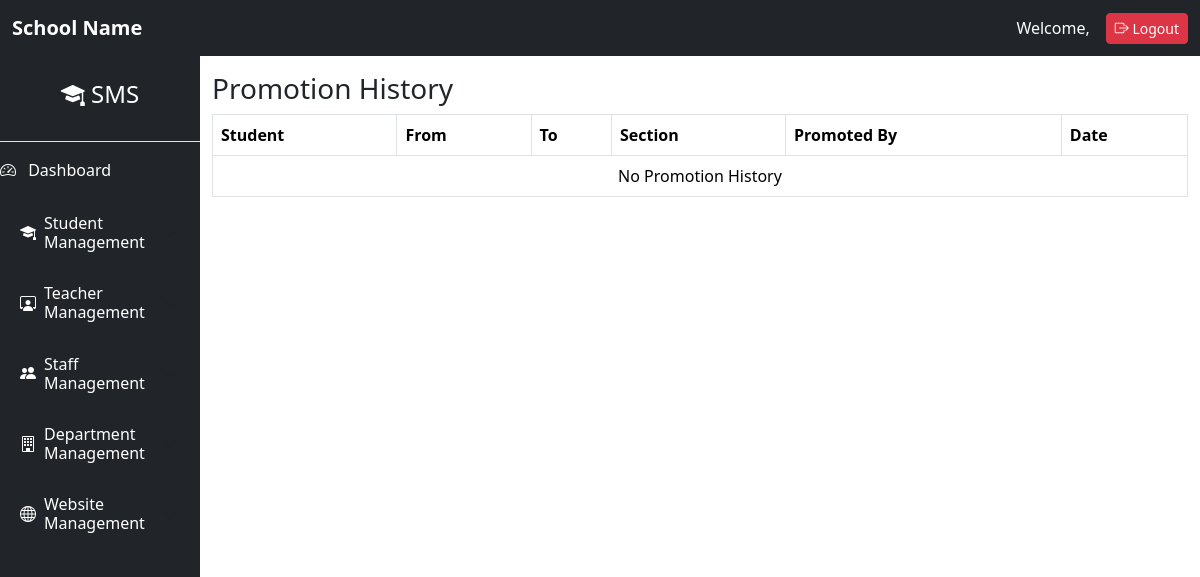
Page /promotion/history/ on the earlier database version.
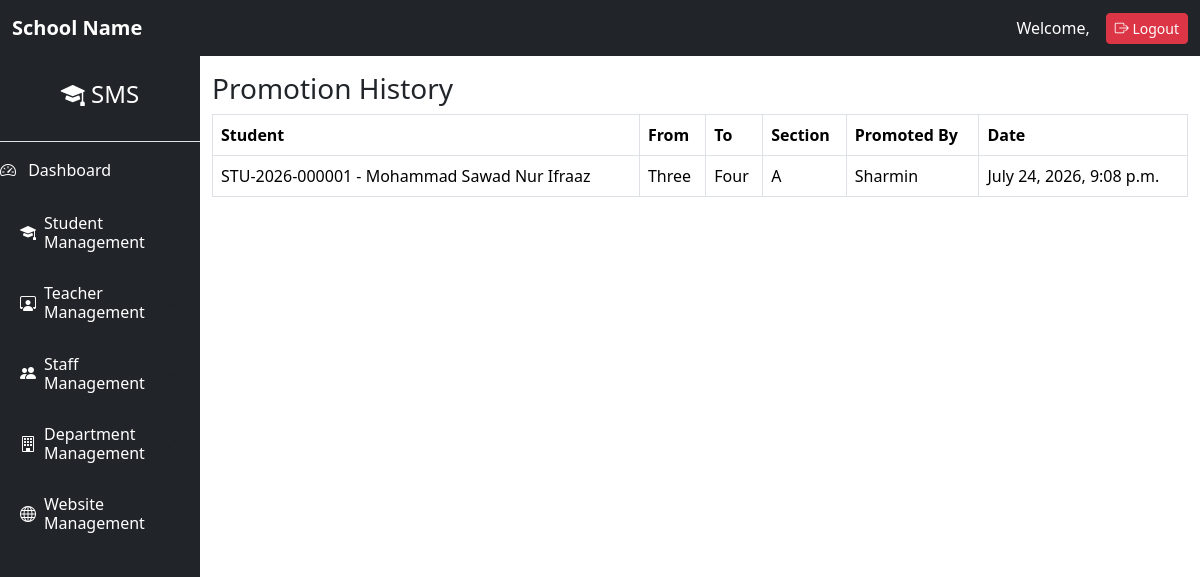
Same page on the later database version.
### promotion/models.py (models this page shows, shortened)
class PromotionHistory(models.Model):
    student = models.ForeignKey(
        Student,
        on_delete=models.CASCADE,
    )
    from_class = models.ForeignKey(
        StudentClass,
        on_delete=models.PROTECT,
        related_name="from_class_promotions",
    )
    to_class = models.ForeignKey(
        StudentClass,
        on_delete=models.PROTECT,
        related_name="to_class_promotions",
    )
    section = models.ForeignKey(
        Section,
        on_delete=models.PROTECT,
    )
    promoted_by = models.ForeignKey(
        settings.AUTH_USER_MODEL,
        on_delete=models.SET_NULL,
        null=True,
    )
    promoted_at = models.DateTimeField(
        auto_now_add=True,
    )

### members/models.py (models this page shows, shortened)
class Student(models.Model):
    GENDER_CHOICES = [
        ('Male', 'Male'),
        ('Female', 'Female'),
        ('Other', 'Other'),
    ]
    RELIGION_CHOICES = [
        ('Islam', 'Islam'),
        ('Hindu', 'Hindu'),
        ('Buddhist', 'Buddhist'),
        ('Christian', 'Christian'),
        ('Other', 'Other'),
    ]
    created_by = models.ForeignKey(
    settings.AUTH_USER_MODEL,
    on_delete=models.SET_NULL,
    null=True,
    blank=True,
    )
    name = models.CharField(max_length=100)
    roll = models.PositiveIntegerField(
    blank=True,
    null=True,
    )
    registration_no = models.CharField(
    max_length=30,
    unique=True,
    blank=True,
    )
    student_id = models.CharField(
    max_length=20,
    unique=True,
    blank=True,
    editable=False,
    )
    session = models.ForeignKey(
    Session,
    on_delete=models.PROTECT,
    )
    student_class = models.ForeignKey(
    StudentClass,
    on_delete=models.PROTECT,
    )
    section = models.ForeignKey(
    Section,
    on_delete=models.PROTECT,
    )
    department = models.ForeignKey(
    Department,
    on_delete=models.PROTECT
    )
    email = models.EmailField(
    blank=True,
    null=True,
    )
    phone = models.CharField(max_length=11,
                             validators=[RegexValidator(regex=r'^01[3-9]\d{8}$',
                             message='Enter a valid Bangladeshi phone number.'
                              )
                              ]
                              )
    present_address = models.TextField()
    permanent_address = models.TextField()
    father_name = models.CharField(max_length=150)
    mother_name = models.CharField(max_length=150)
    dob = models.DateField()
    religion = models.CharField(
        max_length=20,
        choices=RELIGION_CHOICES
    )
    gender = models.CharField(
        max_length=10,
        choices=GENDER_CHOICES
    )
    blood_group = models.ForeignKey(
        BloodGroup,
        on_delete=models.PROTECT,
        null=True,
     blank=True,
    )
    nationality = models.CharField(
        max_length=50,
        default="Bangladeshi",
    )
    photo = models.ImageField(
        upload_to='student_images/',
        blank=True,
        null=True
    )
    previous_school = models.CharField(
    max_length=200,
    blank=True,
    )
    guardian_name = models.CharField(
    max_length=150,
    )
    guardian_phone = models.CharField(
    max_length=11,
    validators=[
        RegexValidator(
            regex=r"^01[3-9]\d{8}$",
            message="Enter a valid Bangladeshi phone number."
        )
        ]
    )
    guardian_occupation = models.CharField(
    max_length=100,
    blank=True,
    )
    created_at = models.DateTimeField(
    auto_now_add=True,
    )
    updated_at = models.DateTimeField(
    auto_now=True,
    )
    class Meta:
        constraints = [
            models.UniqueConstraint(
            fields=[
                "session",
                "student_class",
                "section",
                "department",
                "roll",
            ],
            name="unique_student_roll",
        )
        ]
    def __str__(self):
        return f"{self.student_id} - {self.name}"

### academics/models.py (models this page shows)
class StudentClass(models.Model):
    name = models.CharField(
        max_length=30,
        unique=True,
    )
    order = models.PositiveIntegerField()
    class Meta:
        ordering = ["order"]
    def __str__(self):
        return self.name

class Section(models.Model):
    name = models.CharField(
        max_length=10,
        unique=True,
    )
    class Meta:
        ordering = ["name"]
    def __str__(self):
        return self.name

### promotion/views.py (the view)
class PromotionHistoryView(ListView):
    model = PromotionHistory
    template_name = "promotion/history.html"
    context_object_name = "histories"
    paginate_by = 20
    ordering = ["-promoted_at"]
    def get_queryset(self):
        return PromotionHistory.objects.select_related(
            "student",
            "from_class",
            "to_class",
            "section",
            "promoted_by",
        )

### promotion/templates/promotion/history.html
{% extends "base.html" %}
{% block content %}
<h3>Promotion History</h3>
<table class="table table-bordered">
    <thead>
        <tr>
            <th>Student</th>
            <th>From</th>
            <th>To</th>
            <th>Section</th>
            <th>Promoted By</th>
            <th>Date</th>
        </tr>
    </thead>
    <tbody>
    {% for item in histories %}
        <tr>
            <td>{{ item.student }}</td>
            <td>{{ item.from_class }}</td>
            <td>{{ item.to_class }}</td>
            <td>{{ item.section }}</td>
            <td>{{ item.promoted_by }}</td>
            <td>{{ item.promoted_at }}</td>
        </tr>
    {% empty %}
        <tr>
            <td colspan="6" class="text-center">
                No Promotion History
            </td>
        </tr>
    {% endfor %}
    </tbody>
</table>
{% endblock %}

Differences in the rows shown:
added PromotionHistory: student "STU-2026-000001 - Mohammad Sawad Nur Ifraaz", from_class "Three", to_class "Four", section "A", promoted_by "Sharmin", promoted_at "July 24, 2026, 9:08 p.m."
Other differences:
text no longer shown: "No Promotion History"
